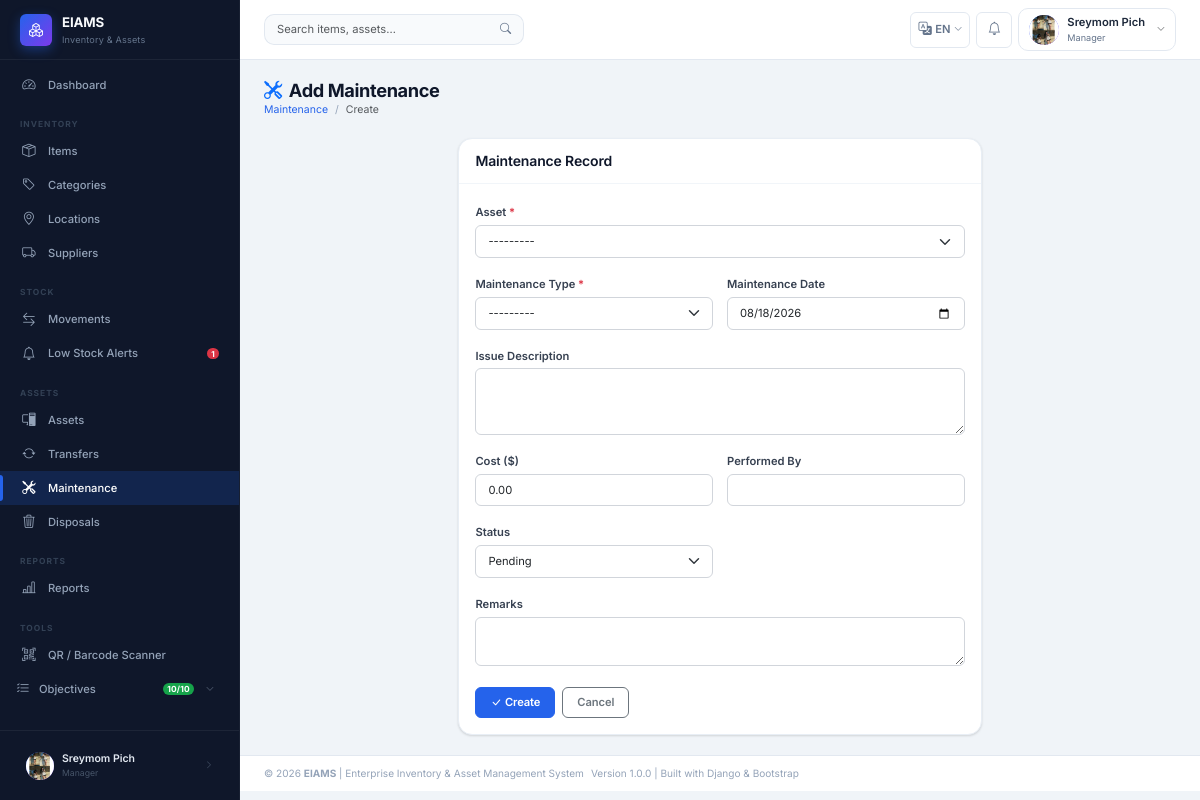
The page /assets/maintenance/create/ (signed in) on the database its author committed.
### apps/accounts/models.py (models this page shows, shortened)
class User(AbstractUser):
    STATUS_ACTIVE   = 'Active'
    STATUS_INACTIVE = 'Inactive'
    STATUS_CHOICES  = [
        (STATUS_ACTIVE,   'Active'),
        (STATUS_INACTIVE, 'Inactive'),
    ]
    GENDER_MALE   = 'Male'
    GENDER_FEMALE = 'Female'
    GENDER_OTHER  = 'Other'
    GENDER_CHOICES = [
        (GENDER_MALE,   'Male'),
        (GENDER_FEMALE, 'Female'),
        (GENDER_OTHER,  'Other'),
    ]
    role        = models.ForeignKey(
        Role,
        on_delete=models.PROTECT,    # Prevent role deletion if users exist
        null=True,
        blank=True,
        related_name='users',
        verbose_name='Role',
        help_text='Assigned system role for access control'
    )
    full_name   = models.CharField(
        max_length=100,
        verbose_name='Full Name',
        help_text='User\'s full display name'
    )
    gender      = models.CharField(
        max_length=10,
        choices=GENDER_CHOICES,
        blank=True,
        null=True,
        verbose_name='Gender'
    )
    phone       = models.CharField(
        max_length=20,
        blank=True,
        null=True,
        verbose_name='Phone Number'
    )
    email       = models.EmailField(
        unique=True,
        verbose_name='Email Address'
    )
    department  = models.CharField(
        max_length=100,
        blank=True,
        null=True,
        verbose_name='Department',
        help_text='Organizational department the user belongs to'
    )
    status      = models.CharField(
        max_length=20,
        choices=STATUS_CHOICES,
        default=STATUS_ACTIVE,
        verbose_name='Account Status'
    )
    profile_pic = models.ImageField(
        upload_to='profiles/',
        blank=True,
        null=True,
        verbose_name='Profile Picture'
    )
    class Meta:
        verbose_name        = 'User'
        verbose_name_plural = 'Users'
        ordering            = ['full_name']
    def get_role_name(self):
        return self.role.role_name if self.role else 'No Role'
    def is_super_admin(self):
        return self.role and self.role.role_name == Role.SUPER_ADMIN
    def is_admin_or_above(self):
        return self.role and self.role.is_admin_or_above()

class Role(models.Model):
    SUPER_ADMIN = 'Super Admin'
    ADMIN       = 'Admin'
    MANAGER     = 'Manager'
    STAFF       = 'Staff'
    ROLE_CHOICES = [
        (SUPER_ADMIN, 'Super Admin'),
        (ADMIN,       'Admin'),
        (MANAGER,     'Manager'),
        (STAFF,       'Staff'),
    ]
    role_name   = models.CharField(
        max_length=50,
        unique=True,
        choices=ROLE_CHOICES,
        verbose_name='Role Name',
        help_text='System role: Super Admin / Admin / Manager / Staff'
    )
    description = models.TextField(
        blank=True,
        null=True,
        verbose_name='Description',
        help_text='Detailed description of this role and its permissions'
    )
    created_at  = models.DateTimeField(auto_now_add=True)
    updated_at  = models.DateTimeField(auto_now=True)
    class Meta:
        verbose_name        = 'Role'
        verbose_name_plural = 'Roles'
        ordering            = ['role_name']
    def is_admin_or_above(self):
        return self.role_name in [self.SUPER_ADMIN, self.ADMIN]

### apps/assets/views.py (the view, shortened to what this page needs)
# urls.py: path('maintenance/create/',          views.MaintenanceCreateView.as_view(), name='maintenance_create'),
class MaintenanceCreateView(LoginRequiredMixin, View):
    def get(self, request):
        from django.shortcuts import render
        form = MaintenanceForm()
        return render(request, 'assets/maintenance_form.html', {
            'form': form,
            'page_title': 'Add Maintenance',
            'action': 'Create',
        })

### apps/assets/models.py (called while the page is built)
    def __str__(self):
        return f"{self.asset_code} — {self.asset_name}"

### apps/notifications/context_processors.py (called while the page is built)
def notification_count(request):
    if not request.user.is_authenticated:
        return {}
    try:
        from .models import Notification
        unread_count = Notification.objects.filter(
            user=request.user, is_read=False
        ).count()
    except Exception:
        unread_count = 0
    try:
        from apps.stock.models import LowStockAlert
        open_alerts = LowStockAlert.objects.filter(status='New').count()
    except Exception:
        open_alerts = 0
    return {
        'unread_notification_count': unread_count,
        'open_alerts': open_alerts,
    }

### templates/assets/maintenance_form.html (shortened to what this page needs)
{% extends "base.html" %}
{% block content %}
<div class="page-header">
  <div>
    <h1><i class="bi bi-tools me-2 text-primary"></i>{{ page_title }}</h1>
    <nav aria-label="breadcrumb"><ol class="breadcrumb">
      <li class="breadcrumb-item"><a href="{% url 'assets:maintenance_list' %}">Maintenance</a></li>
      <li class="breadcrumb-item active">{{ action }}</li>
    </ol></nav>
  </div>
</div>
<div class="row justify-content-center">
  <div class="col-lg-7">
    <div class="card">
      <div class="card-header"><h6 class="mb-0">Maintenance Record</h6></div>
      <div class="card-body">
        <form method="post">
          <div class="row g-3">
            <div class="col-12">
              <label class="form-label">Asset <span class="text-danger">*</span></label>
              {{ form.asset }}
            </div>
            <div class="col-md-6">
              <label class="form-label">Maintenance Type <span class="text-danger">*</span></label>
              {{ form.maintenance_type }}
            </div>
            <div class="col-md-6">
              <label class="form-label">Maintenance Date</label>
              {{ form.maintenance_date }}
            </div>
            <div class="col-12">
              <label class="form-label">Issue Description</label>
              {{ form.issue_description }}
            </div>
            <div class="col-md-6">
              <label class="form-label">Cost ($)</label>
              {{ form.cost }}
            </div>
            <div class="col-md-6">
              <label class="form-label">Performed By</label>
              {{ form.performed_by }}
            </div>
            <div class="col-md-6">
              <label class="form-label">Status</label>
              {{ form.status }}
            </div>
            <div class="col-12">
              <label class="form-label">Remarks</label>
              {{ form.remarks }}
            </div>
          </div>
          <div class="mt-4 d-flex gap-2">
            <button type="submit" class="btn btn-primary"><i class="bi bi-check-lg me-1"></i>{{ action }}</button>
            <a href="{% url 'assets:maintenance_list' %}" class="btn btn-outline-secondary">Cancel</a>
          </div>
        </form>
      </div>
    </div>
  </div>
</div>
{% endblock %}

### templates/includes/sidebar.html (shortened to what this page needs)
{% load static i18n %}
<aside class="sidebar" id="sidebar" role="navigation" aria-label="Main navigation">
  <div class="sidebar-brand">
    <div class="brand-icon" aria-hidden="true"><i class="bi bi-boxes"></i></div>
    <div>
      <div class="brand-text">EIAMS</div>
      <div class="brand-sub">Inventory &amp; Assets</div>
    </div>
  </div>
  <nav class="sidebar-nav" aria-label="Sidebar menu">
    <ul class="nav flex-column">
      <li class="nav-item">
        <a href="{% url 'dashboard:home' %}"
           class="nav-link {% if request.resolver_match.app_name == 'dashboard' %}active{% endif %}"
           aria-current="{% if request.resolver_match.app_name == 'dashboard' %}page{% else %}false{% endif %}">
          <i class="bi bi-speedometer2" aria-hidden="true"></i>
          <span>{% trans "Dashboard" %}</span>
        </a>
      </li>
    </ul>
    <div class="nav-section-label" aria-hidden="true">{% trans "Inventory" %}</div>
    <ul class="nav flex-column">
      <li><a href="{% url 'inventory:item_list' %}" class="nav-link {% if 'items' in request.path %}active{% endif %}">
        <i class="bi bi-box-seam" aria-hidden="true"></i><span>{% trans "Items" %}</span>
      </a></li>
      <li><a href="{% url 'inventory:category_list' %}" class="nav-link {% if 'categories' in request.path %}active{% endif %}">
        <i class="bi bi-tag" aria-hidden="true"></i><span>{% trans "Categories" %}</span>
      </a></li>
      <li><a href="{% url 'inventory:location_list' %}" class="nav-link {% if 'locations' in request.path %}active{% endif %}">
        <i class="bi bi-geo-alt" aria-hidden="true"></i><span>{% trans "Locations" %}</span>
      </a></li>
      <li><a href="{% url 'inventory:supplier_list' %}" class="nav-link {% if 'suppliers' in request.path %}active{% endif %}">
        <i class="bi bi-truck" aria-hidden="true"></i><span>{% trans "Suppliers" %}</span>
      </a></li>
    </ul>
    <div class="nav-section-label" aria-hidden="true">{% trans "Stock" %}</div>
    <ul class="nav flex-column">
      <li><a href="{% url 'stock:movement_list' %}" class="nav-link {% if 'stock' in request.path and 'alerts' not in request.path %}active{% endif %}">
        <i class="bi bi-arrow-left-right" aria-hidden="true"></i><span>{% trans "Movements" %}</span>
      </a></li>
      <li><a href="{% url 'stock:alert_list' %}" class="nav-link {% if 'alerts' in request.path %}active{% endif %}">
        <i class="bi bi-bell" aria-hidden="true"></i>
        <span>{% trans "Low Stock Alerts" %}</span>
        {% if open_alerts %}<span class="badge bg-danger" aria-label="{{ open_alerts }} alerts">{{ open_alerts }}</span>{% endif %}
      </a></li>
    </ul>
    <div class="nav-section-label" aria-hidden="true">{% trans "Assets" %}</div>
    <ul class="nav flex-column">
      <li><a href="{% url 'assets:asset_list' %}" class="nav-link {% if 'assets' in request.path and 'transfer' not in request.path and 'maintenance' not in request.path and 'disposal' not in request.path %}active{% endif %}">
        <i class="bi bi-pc-display" aria-hidden="true"></i><span>{% trans "Assets" %}</span>
      </a></li>
      <li><a href="{% url 'assets:transfer_list' %}" class="nav-link {% if 'transfers' in request.path %}active{% endif %}">
        <i class="bi bi-arrow-repeat" aria-hidden="true"></i><span>{% trans "Transfers" %}</span>
      </a></li>
      <li><a href="{% url 'assets:maintenance_list' %}" class="nav-link {% if 'maintenance' in request.path %}active{% endif %}">
        <i class="bi bi-tools" aria-hidden="true"></i><span>{% trans "Maintenance" %}</span>
      </a></li>
      <li><a href="{% url 'assets:disposal_list' %}" class="nav-link {% if 'disposals' in request.path %}active{% endif %}">
        <i class="bi bi-trash3" aria-hidden="true"></i><span>{% trans "Disposals" %}</span>
      </a></li>
    </ul>
    <div class="nav-section-label" aria-hidden="true">{% trans "Reports" %}</div>
    <ul class="nav flex-column">
      <li><a href="{% url 'reports:index' %}" class="nav-link {% if 'reports' in request.path %}active{% endif %}">
        <i class="bi bi-bar-chart-line" aria-hidden="true"></i><span>{% trans "Reports" %}</span>
      </a></li>
    </ul>
    <div class="nav-section-label" aria-hidden="true">{% trans "Tools" %}</div>
    <ul class="nav flex-column">
      <li><a href="{% url 'inventory:barcode_scanner' %}" class="nav-link {% if 'scanner' in request.path %}active{% endif %}">
        <i class="bi bi-qr-code-scan" aria-hidden="true"></i><span>{% trans "QR / Barcode Scanner" %}</span>
      </a></li>
      <li class="nav-item">
        <button class="nav-link w-100 text-start border-0 bg-transparent d-flex align-items-center gap-2"
                type="button"
                data-bs-toggle="collapse"
                data-bs-target="#objectivesCollapse"
                aria-expanded="false"
                aria-controls="objectivesCollapse"
                style="padding-left:1rem;">
          <i class="bi bi-list-check" aria-hidden="true"></i>
          <span style="flex:1;">{% trans "Objectives" %}</span>
          <span class="badge rounded-pill" style="background:#16a34a;font-size:.6rem;">10/10</span>
          <i class="bi bi-chevron-down obj-chevron" style="font-size:.6rem;opacity:.6;transition:transform .2s;"></i>
        </button>
      </li>
    </ul>
  </nav>
  <div class="sidebar-footer">
    <a href="{% url 'accounts:profile' %}" class="sidebar-user-pill" title="My Profile">
      <div class="user-avatar" style="width:28px;height:28px;font-size:.65rem;" aria-hidden="true">
        {% if user.profile_pic %}<img src="{{ user.profile_pic.url }}" alt="">
        {% else %}{{ user.full_name|first|upper }}{% endif %}
      </div>
      <div style="min-width:0;flex:1;">
        <div style="color:#e2e8f0;font-size:.75rem;font-weight:600;white-space:nowrap;overflow:hidden;text-overflow:ellipsis;">
          {{ user.full_name|truncatechars:18 }}
        </div>
        <div class="sidebar-user-role">{{ user.get_role_name|default:"No Role" }}</div>
      </div>
      <i class="bi bi-chevron-right" style="color:#475569;font-size:.6rem;" aria-hidden="true"></i>
    </a>
  </div>
</aside>

### templates/includes/navbar.html (shortened to what this page needs)
{% load static i18n %}
<header class="topbar" id="topbar" role="banner">
  <div class="topbar-search d-none d-md-flex" role="search">
    <form action="{% url 'inventory:item_list' %}" method="get" aria-label="{% trans 'Search' %}">
      <div class="input-group">
        <input type="search" name="q" class="form-control"
               placeholder="{% trans 'Search items, assets…' %}"
               value="{{ request.GET.q }}" aria-label="{% trans 'Search' %}">
        <button type="submit" class="btn btn-outline-secondary" aria-label="{% trans 'Submit search' %}">
          <i class="bi bi-search" aria-hidden="true"></i>
        </button>
      </div>
    </form>
  </div>
  <div class="topbar-actions" role="complementary">
    {% include "includes/language_switcher.html" %}
    <div class="dropdown">
      <button class="topbar-icon-btn" data-bs-toggle="dropdown"
              aria-label="{% trans 'Notifications' %}" aria-haspopup="true" aria-expanded="false">
        <i class="bi bi-bell" aria-hidden="true"></i>
      </button>
    </div>
    <div class="dropdown">
      <button class="user-dropdown-btn" data-bs-toggle="dropdown"
              aria-label="{% trans 'User menu' %}" aria-haspopup="true" aria-expanded="false">
        <div class="user-avatar" aria-hidden="true">
          {% if user.profile_pic %}
            <img src="{{ user.profile_pic.url }}" alt="{{ user.full_name }}">
          {% else %}
            {{ user.full_name|first|upper }}
          {% endif %}
        </div>
        <div class="d-none d-sm-block text-start">
          <div class="user-name">{{ user.full_name|truncatechars:16 }}</div>
          <div class="user-role">{{ user.get_role_name }}</div>
        </div>
        <i class="bi bi-chevron-down text-muted ms-1" style="font-size:.6rem;" aria-hidden="true"></i>
      </button>
    </div>
  </div>
</header>

### rows shown on the page
User: profile_pic (picture), full_name "Sreymom Pich", get_role_name "Manager"

### other values the page prints
{{ open_alerts }} "1"
{{ page_title }} "Add Maintenance"
{{ action }} "Create"
